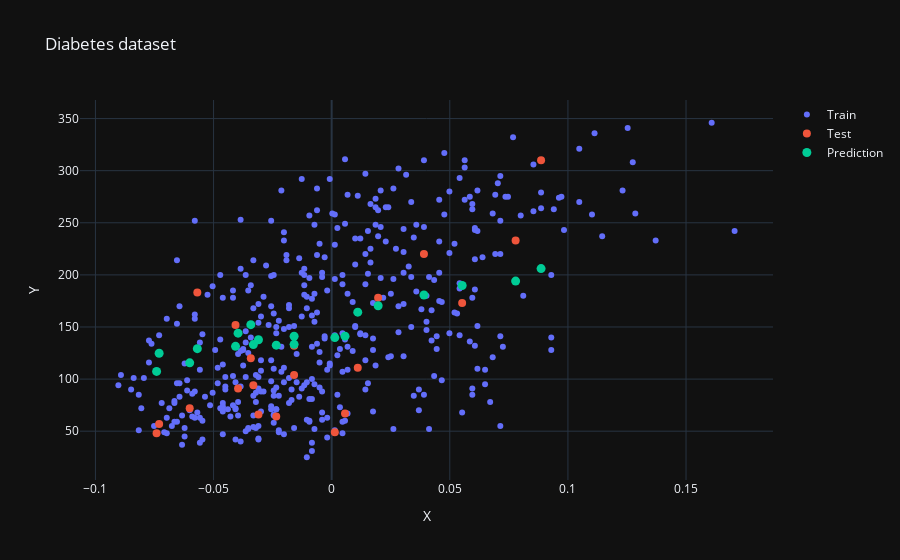

The notebook cell saved with this chart:
### Code cell
fig = go.Figure([
    go.Scatter(x=x_train[:,[2]].squeeze(), y=y_train, name='Train', mode='markers'),
    go.Scatter(x=x_test[:,[2]].squeeze(), y=y_test, name='Test', mode='markers'
                ,marker=dict(size=8)),
    go.Scatter(x=x_test[:,[2]].squeeze(), y=y_pred, name='Prediction', mode='markers',
                marker=dict(size=9))
])
fig.update_layout(title='Diabetes dataset', xaxis_title='X', yaxis_title='Y', template='plotly_dark')
fig.show()

### Figure 1 — Plotly figure (JSON) as saved in the notebook; plotly's stock layout.template omitted (floating-point values rounded to 4 significant figures; data arrays with more than 128 entries replaced by an {"elided": "..."} marker saying what was removed)
{"data": [{"mode": "markers", "name": "Train", "type": "scatter", "x": {"elided": "422 float values"}, "y": {"elided": "422 int values"}}, {"marker": {"size": 8}, "mode": "markers", "name": "Test", "type": "scatter", "x": [0.07786, -0.03962, 0.01104, -0.0407, -0.03423, 0.00565, 0.08864, -0.03315, -0.05686, -0.031, 0.05523, -0.0601, 0.001339, -0.02345, -0.07411, 0.01966, -0.01591, -0.01591, 0.03906, -0.07303], "y": [233, 91, 111, 152, 120, 67, 310, 94, 183, 66, 173, 72, 49, 64, 48, 178, 104, 132, 220, 57]}, {"marker": {"size": 9}, "mode": "markers", "name": "Prediction", "type": "scatter", "x": [0.07786, -0.03962, 0.01104, -0.0407, -0.03423, 0.00565, 0.08864, -0.03315, -0.05686, -0.031, 0.05523, -0.0601, 0.001339, -0.02345, -0.07411, 0.01966, -0.01591, -0.01591, 0.03906, -0.07303], "y": [194.0, 144.1, 164.2, 131.4, 152.2, 141.2, 206.0, 133.1, 129.2, 137.7, 189.8, 115.6, 139.8, 132.5, 107.4, 170.4, 141.1, 133.3, 180.7, 124.8]}], "layout": {"title": {"text": "Diabetes dataset"}, "xaxis": {"title": {"text": "X"}}, "yaxis": {"title": {"text": "Y"}}}}
